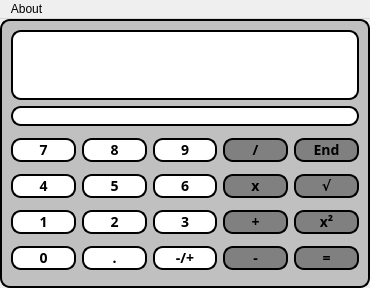
<?xml version="1.0" encoding="UTF-8"?>
<ui version="4.0">
 <class>MainWindow</class>
 <widget class="QMainWindow" name="MainWindow">
  <property name="geometry">
   <rect>
    <x>0</x>
    <y>0</y>
    <width>370</width>
    <height>288</height>
   </rect>
  </property>
  <property name="windowTitle">
   <string>Calculator</string>
  </property>
  <widget class="QWidget" name="centralWidget">
   <property name="styleSheet">
    <string notr="true">QWidget{
    background-color: silver;
    border-style: outset;
    border-width: 2px;
    border-radius: 10px;
    border-color: black;
}</string>
   </property>
   <layout class="QGridLayout" name="gridLayout">
    <item row="0" column="0">
     <layout class="QVBoxLayout" name="verticalLayout_3">
      <item>
       <widget class="QLineEdit" name="lineEdit">
        <property name="sizePolicy">
         <sizepolicy hsizetype="Expanding" vsizetype="Fixed">
          <horstretch>0</horstretch>
          <verstretch>0</verstretch>
         </sizepolicy>
        </property>
        <property name="minimumSize">
         <size>
          <width>0</width>
          <height>70</height>
         </size>
        </property>
        <property name="maximumSize">
         <size>
          <width>16777215</width>
          <height>16777215</height>
         </size>
        </property>
        <property name="font">
         <font>
          <pointsize>40</pointsize>
         </font>
        </property>
        <property name="autoFillBackground">
         <bool>false</bool>
        </property>
        <property name="styleSheet">
         <string notr="true">QLineEdit{
    background-color: white;
    border-style: outset;
    border-width: 2px;
    border-radius: 10px;
    border-color: black;
}</string>
        </property>
       </widget>
      </item>
     </layout>
    </item>
    <item row="1" column="0">
     <widget class="QLineEdit" name="lineEdit_2">
      <property name="minimumSize">
       <size>
        <width>0</width>
        <height>20</height>
       </size>
      </property>
      <property name="styleSheet">
       <string notr="true">QLineEdit{
    background-color: white;
    border-style: outset;
    border-width: 2px;
    border-radius: 10px;
    border-color: black;
}</string>
      </property>
     </widget>
    </item>
    <item row="2" column="0" rowspan="2">
     <layout class="QGridLayout" name="gridLayout_2">
      <property name="sizeConstraint">
       <enum>QLayout::SetDefaultConstraint</enum>
      </property>
      <property name="spacing">
       <number>6</number>
      </property>
      <item row="2" column="1">
       <widget class="QPushButton" name="push_2">
        <property name="styleSheet">
         <string notr="true">QPushButton{
    background-color: white;
    border-style: outset;
    border-width: 2px;
    border-radius: 10px;
    border-color: black;
    font: bold 14px white;
}
QPushButton:pressed {
    background-color: cornflowerblue;
    border-style: inset;
}</string>
        </property>
        <property name="text">
         <string>2</string>
        </property>
       </widget>
      </item>
      <item row="1" column="2">
       <widget class="QPushButton" name="push_6">
        <property name="styleSheet">
         <string notr="true">QPushButton{
    background-color: white;
    border-style: outset;
    border-width: 2px;
    border-radius: 10px;
    border-color: black;
    font: bold 14px white;
}
QPushButton:pressed {
    background-color: cornflowerblue;
    border-style: inset;
}</string>
        </property>
        <property name="text">
         <string>6</string>
        </property>
       </widget>
      </item>
      <item row="1" column="1">
       <widget class="QPushButton" name="push_5">
        <property name="styleSheet">
         <string notr="true">QPushButton{
    background-color: white;
    border-style: outset;
    border-width: 2px;
    border-radius: 10px;
    border-color: black;
    font: bold 14px white;
}
QPushButton:pressed {
    background-color: cornflowerblue;
    border-style: inset;
}</string>
        </property>
        <property name="text">
         <string>5</string>
        </property>
       </widget>
      </item>
      <item row="2" column="2">
       <widget class="QPushButton" name="push_3">
        <property name="styleSheet">
         <string notr="true">QPushButton{
    background-color: white;
    border-style: outset;
    border-width: 2px;
    border-radius: 10px;
    border-color: black;
    font: bold 14px white;
}
QPushButton:pressed {
    background-color: cornflowerblue;
    border-style: inset;
}</string>
        </property>
        <property name="text">
         <string>3</string>
        </property>
       </widget>
      </item>
      <item row="1" column="0">
       <widget class="QPushButton" name="push_4">
        <property name="styleSheet">
         <string notr="true">QPushButton{
    background-color: white;
    border-style: outset;
    border-width: 2px;
    border-radius: 10px;
    border-color: black;
    font: bold 14px white;
}
QPushButton:pressed {
    background-color: cornflowerblue;
    border-style: inset;
}</string>
        </property>
        <property name="text">
         <string>4</string>
        </property>
       </widget>
      </item>
      <item row="0" column="0">
       <widget class="QPushButton" name="push_7">
        <property name="autoFillBackground">
         <bool>false</bool>
        </property>
        <property name="styleSheet">
         <string notr="true">QPushButton{
    background-color: white;
    border-style: outset;
    border-width: 2px;
    border-radius: 10px;
    border-color: black;
    font: bold 14px white;
}
QPushButton:pressed {
    background-color: cornflowerblue;
    border-style: inset;
}</string>
        </property>
        <property name="inputMethodHints">
         <set>Qt::ImhDigitsOnly</set>
        </property>
        <property name="text">
         <string>7</string>
        </property>
        <property name="autoDefault">
         <bool>false</bool>
        </property>
        <property name="default">
         <bool>false</bool>
        </property>
        <property name="flat">
         <bool>false</bool>
        </property>
       </widget>
      </item>
      <item row="0" column="3">
       <widget class="QPushButton" name="push_divided">
        <property name="styleSheet">
         <string notr="true">QPushButton{
    background-color: grey;
    border-style: outset;
    border-width: 2px;
    border-radius: 10px;
    border-color: black;
    font: bold 14px white;
}
QPushButton:pressed {
    background-color: cornflowerblue;
    border-style: inset;
}</string>
        </property>
        <property name="text">
         <string>/</string>
        </property>
       </widget>
      </item>
      <item row="0" column="1">
       <widget class="QPushButton" name="push_8">
        <property name="styleSheet">
         <string notr="true">QPushButton{
    background-color: white;
    border-style: outset;
    border-width: 2px;
    border-radius: 10px;
    border-color: black;
    font: bold 14px white;
}
QPushButton:pressed {
    background-color: cornflowerblue;
    border-style: inset;
}</string>
        </property>
        <property name="text">
         <string>8</string>
        </property>
       </widget>
      </item>
      <item row="2" column="4">
       <widget class="QPushButton" name="push_squared">
        <property name="styleSheet">
         <string notr="true">QPushButton{
    background-color: grey;
    border-style: outset;
    border-width: 2px;
    border-radius: 10px;
    border-color: black;
    font: bold 14px white;
}
QPushButton:pressed {
    background-color: cornflowerblue;
    border-style: inset;
}</string>
        </property>
        <property name="text">
         <string>x²</string>
        </property>
       </widget>
      </item>
      <item row="2" column="0">
       <widget class="QPushButton" name="push_1">
        <property name="styleSheet">
         <string notr="true">QPushButton{
    background-color: white;
    border-style: outset;
    border-width: 2px;
    border-radius: 10px;
    border-color: black;
    font: bold 14px white;
}
QPushButton:pressed {
    background-color: cornflowerblue;
    border-style: inset;
}</string>
        </property>
        <property name="text">
         <string>1</string>
        </property>
       </widget>
      </item>
      <item row="2" column="3">
       <widget class="QPushButton" name="push_plus">
        <property name="styleSheet">
         <string notr="true">QPushButton{
    background-color: grey;
    border-style: outset;
    border-width: 2px;
    border-radius: 10px;
    border-color: black;
    font: bold 14px white;
}
QPushButton:pressed {
    background-color: cornflowerblue;
    border-style: inset;
}</string>
        </property>
        <property name="text">
         <string>+</string>
        </property>
       </widget>
      </item>
      <item row="1" column="3">
       <widget class="QPushButton" name="push_times">
        <property name="styleSheet">
         <string notr="true">QPushButton{
    background-color: grey;
    border-style: outset;
    border-width: 2px;
    border-radius: 10px;
    border-color: black;
    font: bold 14px white;
}
QPushButton:pressed {
    background-color: cornflowerblue;
    border-style: inset;
}</string>
        </property>
        <property name="text">
         <string>x</string>
        </property>
       </widget>
      </item>
      <item row="3" column="0">
       <widget class="QPushButton" name="push_0">
        <property name="styleSheet">
         <string notr="true">QPushButton{
    background-color: white;
    border-style: outset;
    border-width: 2px;
    border-radius: 10px;
    border-color: black;
    font: bold 14px white;
}
QPushButton:pressed {
    background-color: cornflowerblue;
    border-style: inset;
}</string>
        </property>
        <property name="text">
         <string>0</string>
        </property>
       </widget>
      </item>
      <item row="3" column="3">
       <widget class="QPushButton" name="push_minus">
        <property name="styleSheet">
         <string notr="true">QPushButton{
    background-color: grey;
    border-style: outset;
    border-width: 2px;
    border-radius: 10px;
    border-color: black;
    font: bold 14px white;
}
QPushButton:pressed {
    background-color: cornflowerblue;
    border-style: inset;
}</string>
        </property>
        <property name="text">
         <string>-</string>
        </property>
       </widget>
      </item>
      <item row="0" column="2">
       <widget class="QPushButton" name="push_9">
        <property name="styleSheet">
         <string notr="true">QPushButton{
    background-color: white;
    border-style: outset;
    border-width: 2px;
    border-radius: 10px;
    border-color: black;
    font: bold 14px white;
}
QPushButton:pressed {
    background-color: cornflowerblue;
    border-style: inset;
}</string>
        </property>
        <property name="text">
         <string>9</string>
        </property>
       </widget>
      </item>
      <item row="0" column="4">
       <widget class="QPushButton" name="push_clear">
        <property name="styleSheet">
         <string notr="true">QPushButton{
    background-color: grey;
    border-style: outset;
    border-width: 2px;
    border-radius: 10px;
    border-color: black;
    font: bold 14px white;
}
QPushButton:pressed {
    background-color: cornflowerblue;
    border-style: inset;
}</string>
        </property>
        <property name="text">
         <string>End</string>
        </property>
       </widget>
      </item>
      <item row="1" column="4">
       <widget class="QPushButton" name="push_squareroot">
        <property name="styleSheet">
         <string notr="true">QPushButton{
    background-color: grey;
    border-style: outset;
    border-width: 2px;
    border-radius: 10px;
    border-color: black;
    font: bold 14px white;
}
QPushButton:pressed {
    background-color: cornflowerblue;
    border-style: inset;
}</string>
        </property>
        <property name="text">
         <string>√</string>
        </property>
       </widget>
      </item>
      <item row="3" column="4">
       <widget class="QPushButton" name="push_equals">
        <property name="styleSheet">
         <string notr="true">QPushButton{
    background-color: grey;
    border-style: outset;
    border-width: 2px;
    border-radius: 10px;
    border-color: black;
    font: bold 14px white;
}
QPushButton:pressed {
    background-color: cornflowerblue;
    border-style: inset;
}</string>
        </property>
        <property name="text">
         <string>=</string>
        </property>
       </widget>
      </item>
      <item row="3" column="2">
       <widget class="QPushButton" name="push_negative">
        <property name="styleSheet">
         <string notr="true">QPushButton{
    background-color: white;
    border-style: outset;
    border-width: 2px;
    border-radius: 10px;
    border-color: black;
    font: bold 14px white;
}
QPushButton:pressed {
    background-color: cornflowerblue;
    border-style: inset;
}</string>
        </property>
        <property name="text">
         <string>-/+</string>
        </property>
       </widget>
      </item>
      <item row="3" column="1">
       <widget class="QPushButton" name="push_point">
        <property name="styleSheet">
         <string notr="true">QPushButton{
    background-color: white;
    border-style: outset;
    border-width: 2px;
    border-radius: 10px;
    border-color: black;
    font: bold 14px white;
}
QPushButton:pressed {
    background-color: cornflowerblue;
    border-style: inset;
}</string>
        </property>
        <property name="text">
         <string>.</string>
        </property>
       </widget>
      </item>
     </layout>
    </item>
   </layout>
  </widget>
  <widget class="QMenuBar" name="menuBar">
   <property name="geometry">
    <rect>
     <x>0</x>
     <y>0</y>
     <width>370</width>
     <height>25</height>
    </rect>
   </property>
   <property name="defaultUp">
    <bool>false</bool>
   </property>
   <widget class="QMenu" name="menuAbout">
    <property name="title">
     <string>About</string>
    </property>
    <addaction name="actionInfo"/>
   </widget>
   <addaction name="menuAbout"/>
  </widget>
  <action name="actionInfo">
   <property name="text">
    <string>Info</string>
   </property>
  </action>
 </widget>
 <layoutdefault spacing="6" margin="11"/>
 <resources/>
 <connections/>
</ui>
